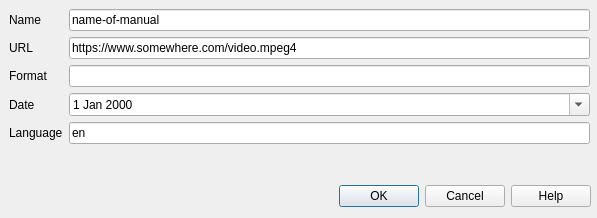
<?xml version="1.0" encoding="UTF-8"?>
<ui version="4.0">
 <class>CDlgMdfFileManual</class>
 <widget class="QDialog" name="CDlgMdfFileManual">
  <property name="geometry">
   <rect>
    <x>0</x>
    <y>0</y>
    <width>597</width>
    <height>218</height>
   </rect>
  </property>
  <property name="windowTitle">
   <string>MDF Manual</string>
  </property>
  <widget class="QDialogButtonBox" name="buttonBox">
   <property name="geometry">
    <rect>
     <x>10</x>
     <y>180</y>
     <width>581</width>
     <height>32</height>
    </rect>
   </property>
   <property name="orientation">
    <enum>Qt::Horizontal</enum>
   </property>
   <property name="standardButtons">
    <set>QDialogButtonBox::Cancel|QDialogButtonBox::Help|QDialogButtonBox::Ok</set>
   </property>
   <property name="centerButtons">
    <bool>false</bool>
   </property>
  </widget>
  <widget class="QWidget" name="formLayoutWidget">
   <property name="geometry">
    <rect>
     <x>9</x>
     <y>9</y>
     <width>581</width>
     <height>158</height>
    </rect>
   </property>
   <layout class="QFormLayout" name="formLayout">
    <item row="1" column="0">
     <widget class="QLabel" name="label_2">
      <property name="text">
       <string>Name</string>
      </property>
     </widget>
    </item>
    <item row="1" column="1">
     <widget class="QLineEdit" name="editName">
      <property name="text">
       <string>name-of-manual</string>
      </property>
     </widget>
    </item>
    <item row="2" column="0">
     <widget class="QLabel" name="label_4">
      <property name="text">
       <string>URL</string>
      </property>
     </widget>
    </item>
    <item row="2" column="1">
     <widget class="QLineEdit" name="editUrl">
      <property name="text">
       <string>https://www.somewhere.com/video.mpeg4</string>
      </property>
     </widget>
    </item>
    <item row="3" column="0">
     <widget class="QLabel" name="label">
      <property name="text">
       <string>Format</string>
      </property>
     </widget>
    </item>
    <item row="4" column="0">
     <widget class="QLabel" name="label_5">
      <property name="text">
       <string>Date</string>
      </property>
     </widget>
    </item>
    <item row="5" column="0">
     <widget class="QLabel" name="label_7">
      <property name="text">
       <string>Language</string>
      </property>
     </widget>
    </item>
    <item row="5" column="1">
     <widget class="QLineEdit" name="editLanguage">
      <property name="text">
       <string>en</string>
      </property>
     </widget>
    </item>
    <item row="4" column="1">
     <widget class="QDateEdit" name="date">
      <property name="calendarPopup">
       <bool>true</bool>
      </property>
     </widget>
    </item>
    <item row="3" column="1">
     <widget class="QLineEdit" name="editFormat"/>
    </item>
   </layout>
  </widget>
 </widget>
 <resources/>
 <connections>
  <connection>
   <sender>buttonBox</sender>
   <signal>accepted()</signal>
   <receiver>CDlgMdfFileManual</receiver>
   <slot>accept()</slot>
   <hints>
    <hint type="sourcelabel">
     <x>295</x>
     <y>195</y>
    </hint>
    <hint type="destinationlabel">
     <x>298</x>
     <y>108</y>
    </hint>
   </hints>
  </connection>
  <connection>
   <sender>buttonBox</sender>
   <signal>rejected()</signal>
   <receiver>CDlgMdfFileManual</receiver>
   <slot>reject()</slot>
   <hints>
    <hint type="sourcelabel">
     <x>295</x>
     <y>195</y>
    </hint>
    <hint type="destinationlabel">
     <x>298</x>
     <y>108</y>
    </hint>
   </hints>
  </connection>
 </connections>
</ui>
